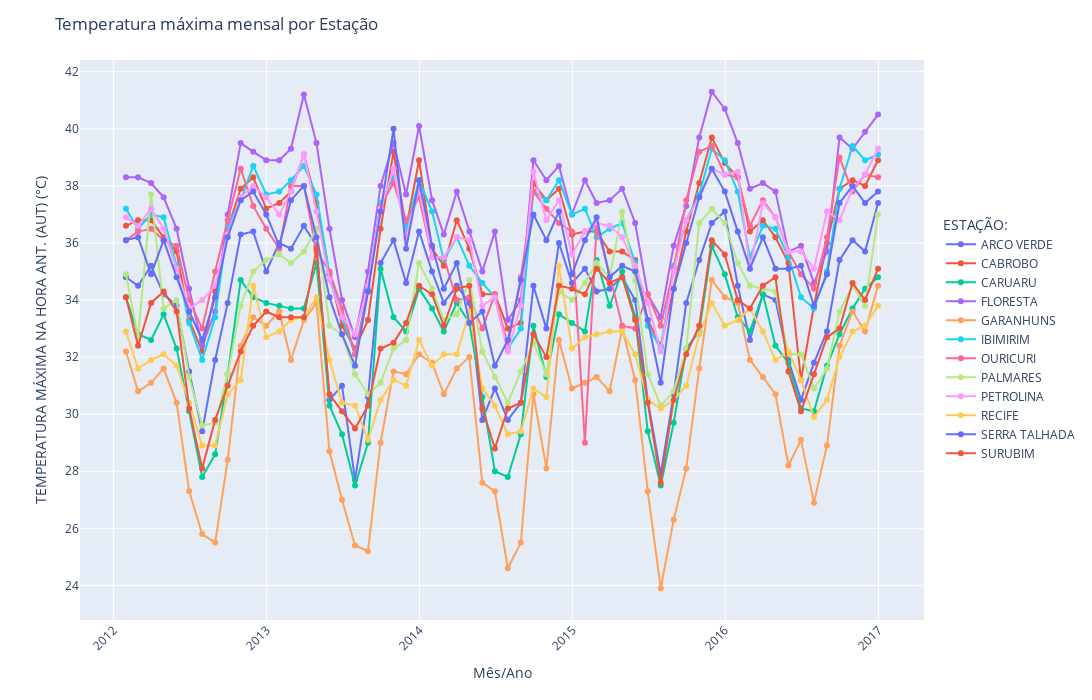

Here is the notebook cell this chart was saved with:
### Code cell
import plotly.express as px

# Supondo que 'df_positivos' seja o DataFrame
# Se necessário, importe pandas e ajuste 'df_positivos' de acordo com o seu DataFrame

# Agrupar por média mensal e por estação
df_mensal = df_positivos.groupby(['Month/Year', 'ESTAÇÃO:']).max().reset_index()

# Mapear os períodos para descrições no formato "01-12", "02-12", ...
df_mensal['Month/Year'] = df_mensal['Month/Year'].dt.strftime('%Y-%m-%d')

# Criar um gráfico interativo com o Plotly Express
fig = px.line(df_mensal, x='Month/Year', y='TEMPERATURA MÁXIMA NA HORA ANT. (AUT) (°C)', color='ESTAÇÃO:', markers=True)

# Adicionar interatividade para destacar a linha e mostrar os valores ao passar o mouse
fig.update_traces(mode='markers+lines', hovertemplate=None)
fig.update_layout(hovermode='x', hoverlabel=dict(bgcolor="white", font_size=16, font_family="Rockwell"))

# Configurações do gráfico
fig.update_layout(
    xaxis=dict(tickangle=-45),
    title='Temperatura máxima mensal por Estação',
    xaxis_title='Mês/Ano',
    yaxis_title='TEMPERATURA MÁXIMA NA HORA ANT. (AUT) (°C)',
    legend=dict(title='ESTAÇÃO:', orientation="v", x=1.02, y=0.5),  # Ajuste aqui
    width=1200,
    height=700,
)

# Exibir o gráfico interativo
fig.show()
